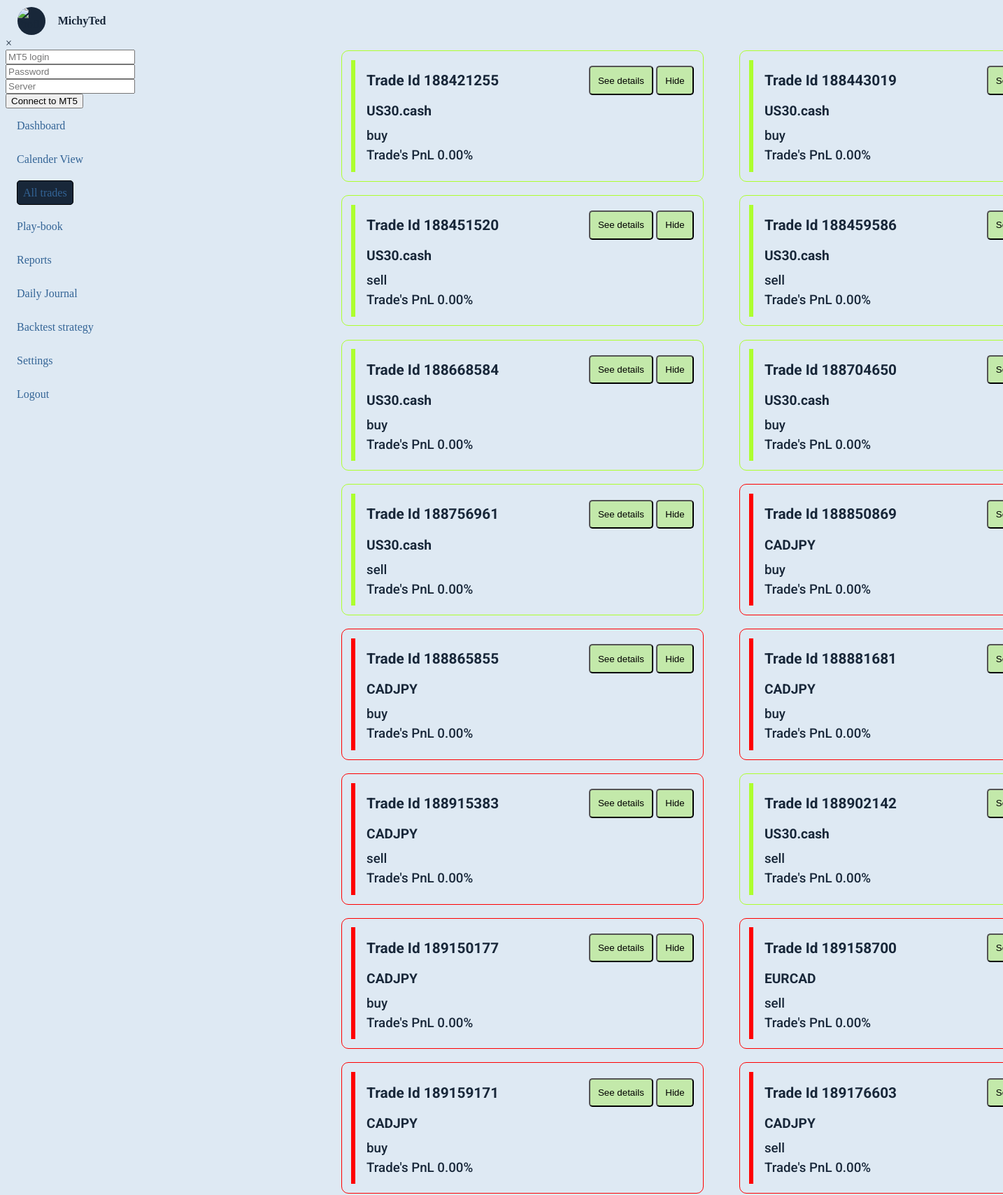
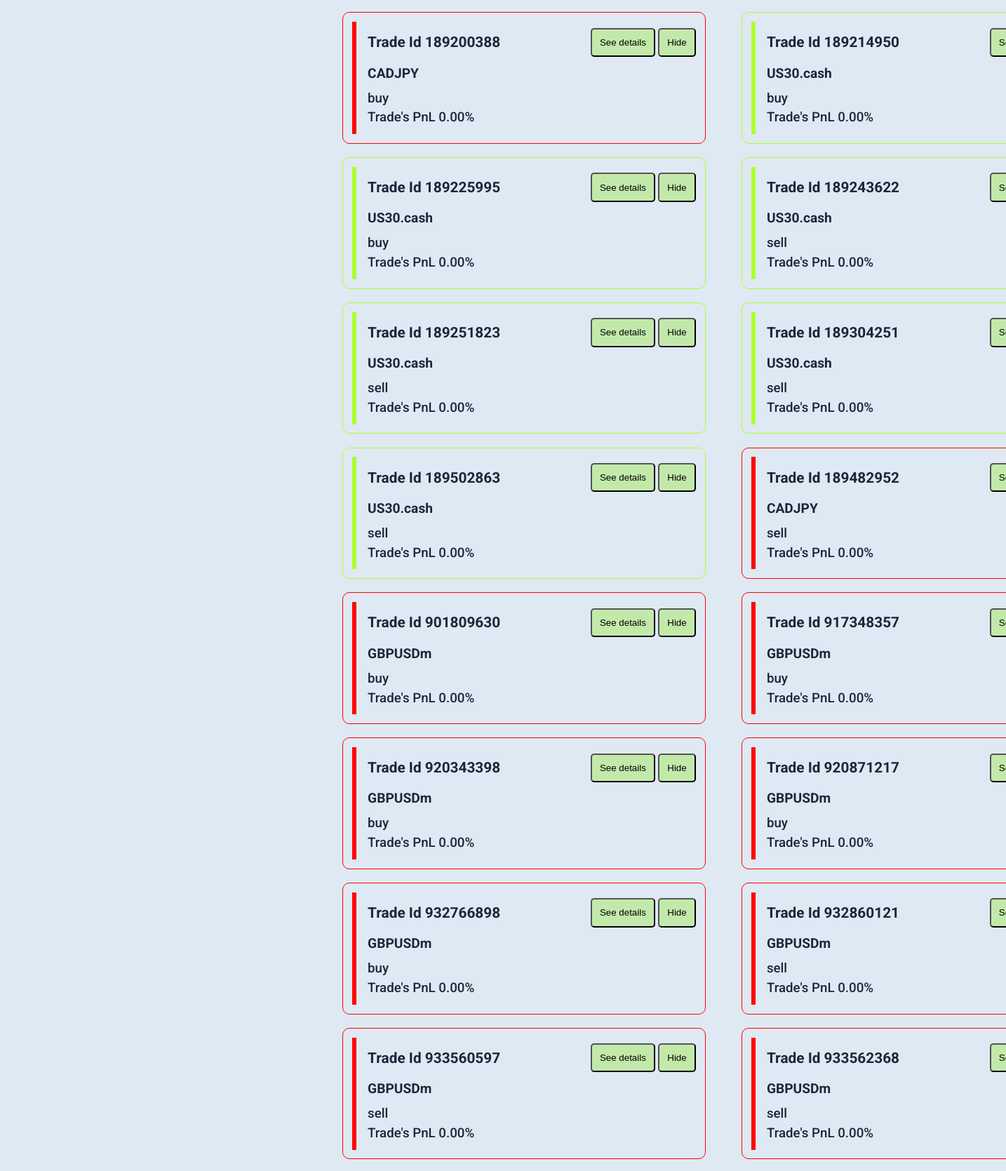
Screenshot of /journal (signed in, upper part) with the database file from the repository (2 pictures, top to bottom).
### forexJournal/models.py (models this page shows, shortened)
class TradesModel(models.Model):
    user = models.ForeignKey(settings.AUTH_USER_MODEL, on_delete=models.CASCADE, related_name="trades", default=1)
    ticket = models.IntegerField(null=False, unique=True)
    opening_time = models.DateTimeField()
    closing_time = models.DateTimeField()
    order_type = models.CharField(null=False, blank=False, max_length=10)
    lot_size = models.DecimalField(decimal_places=7, max_digits=25)
    original_position_size = models.DecimalField(decimal_places=7, max_digits=25)
    symbol = models.CharField(max_length=20)
    opening_price = models.DecimalField(decimal_places=7, max_digits=25)
    closing_price = models.DecimalField(decimal_places=7, max_digits=25)
    stop_loss = models.DecimalField(decimal_places=7, max_digits=25)
    take_profit = models.DecimalField(decimal_places=7, max_digits=25)
    commission_usd = models.DecimalField(decimal_places=7, max_digits=25)
    swap_usd = models.DecimalField(decimal_places=7, max_digits=25)
    profit_usd = models.DecimalField(decimal_places=7, max_digits=25)
    equity_usd = models.CharField(max_length=10)
    margin_level = models.CharField(max_length=10)
    close_reason = models.CharField(max_length=10)
    strategy = models.ForeignKey(StrategyModel, on_delete=models.SET_NULL, null=True, blank=True)
    profit_target = models.DecimalField(max_digits=20, decimal_places=6, null=True, blank=True)
    stop_loss_value = models.DecimalField(max_digits=20, decimal_places=6, null=True, blank=True)
    tags = models.CharField(max_length=50, null=True, blank=True)
    planned_R_Multiple = models.DecimalField(max_digits=20, decimal_places=7, null=True, blank=True)
    notes = models.TextField(null=True, blank=True)

### forexJournal/views.py (the view)
# urls.py: path("journal", views.journal, name="journal"),
@login_required
def journal(request):
    logged_in_user = request.user
    context = {}
    trades = TradesModel.objects.filter(user=logged_in_user).order_by("-id")
    for trade in trades:
        trade.profit_usd = Money(trade.profit_usd, "USD")
    context["trades"] = trades
    return render(request, "forexJournal/journal.html", context)

### forexJournal/templates/forexJournal/journal.html (shortened to what this page needs)
{% extends "base.html" %}
{% load static %}
{% block css_files %}
    <link rel="stylesheet" href="{% static 'forexJournal/journal.css' %}">
{% endblock css_files %}
{% block content %}
<div class="main-content">
    <ul class="list">
        {% for trade in trades %}
            <li>
                <div class="trade">
                    <div class="bar"></div>
                    <div class="items">
                        <div class="heads">
                            <h2>Trade Id {{ trade.ticket}}</h2>
                            <div>
                                <button type="button">See details</button>
                                <button type="button">Hide</button>
                            </div>
                        </div>
                        <div class="values">
                            <h3 class="first">{{ trade.profit_usd }} <span>{{ trade.symbol }}</span></h3>
                            <h3 class="second">{{ trade.order_type}}</h3>
                            <h3 class="third">Trade's PnL 0.00%</h3>
                        </div>
                    </div>
                </div>
            </li>
        {% endfor %}
    </ul>
</div>
{% endblock content %}

### templates/base.html (shortened to what this page needs)
{% load static %}
<!DOCTYPE html>
<html lang="en">
<head>
    {% block css_files %}{% endblock  %}
    <link rel="stylesheet" href="{% static 'base.css' %}">
    <link rel="stylesheet" href="https://cdnjs.cloudflare.com/ajax/libs/font-awesome/6.5.2/css/all.min.css" />
</head>
<body>
    <section id="first-part">
        <div id="profile">
            <img src="{% static 'forexJournal/images/3d-portrait-businessman.jpg' %}" alt="Profile">
            <h2>{{ user }}</h2>
        </div>
        <div class="hidden sync-modal">
            <div class="close">&times;</div>
            <form action=" {% url "sync" %}" method="POST">
                <input type="text" placeholder="MT5 login" name="mt5_login" required>
                <input type="password" placeholder="Password" name="mt5_password" required>
                <input type="text" placeholder="Server" name="mt5_server" required>
                <button type="submit">Connect to MT5</button>
            </form>
        </div>
        <ul class="nav-links">
            <li class="try"><a href="{% url "forex" %}" class="active" id="dashboard">Dashboard</a></li>
            <li><a href="{% url "All_trades" %}" id="all_trades" class="active">Calender View</a></li>
            <li><a href="{% url "journal" %}" id="journalss" class="active">All trades</a></li>
            <li><a href="{% url "playBook" %}" id="Play_book" class="active">Play-book</a></li>
            <li><a href="{% url "reports" %}" id="reports" class="active">Reports</a></li>
            <li><a href="{% url "daily-journal" %}" id="daily-journal" class="active">Daily Journal</a></li>
            <li><a href="{% url "backtest" %}" id="backtest" class="active">Backtest strategy</a></li>
            <li><a href="{% url "settings" %}" id="settings" class="active">Settings</a></li>
            <li class="logout"><a href="{% url 'logout' %}">Logout</a></li>
        </ul>
    </section>
    {% block content %}
    {% endblock  %}
</body>
</html>

### forexJournal/static/forexJournal/journal.css (style rules this page uses)
.main-content { margin-left: 20rem; width: 78vw; }
.trade { height: 10rem; padding: 0.8rem; border: 0.5px solid greenyellow; border-radius: 10px; margin-right: 2rem; display: flex; cursor: pointer; transition: transform 0.3s ease; }
.heads { display: flex; align-items: center; justify-content: space-between; }
.heads button { padding: 0.7rem; background: rgb(195, 233, 170); border-radius: 5px; }
.heads h2 { font-size: 1.3rem; font-family: "Roboto", sans-serif; font-weight: bold; font-style: normal; }
.values { margin-top: -1rem; }
.values .first { font-size: 2.5rem; margin-top: -1rem; }
.first span { font-size: 1.2rem; font-family: "Roboto", sans-serif; font-weight: bold; font-style: normal; }
.second { margin-top: -2rem; font-family: "Roboto", sans-serif; font-weight: 500; font-style: normal; }
.third { margin-top: -0.8rem; font-family: "Roboto", sans-serif; font-weight: 500; font-style: normal; }
.bar { height: 100%; width: 0.4rem; background: greenyellow; }
.items { width: 97%; margin-left: 1rem; }
.list { display: grid; grid-template-columns: 1fr 1fr; gap: 1.2rem; margin-left: -2.5rem; margin-top: 4rem; list-style: none; }

### static/base.css (style rules this page uses)
:root { --main-color:#000101; --divBack: #336496ca; --selectedColor: #182739; --selectedColor2: #efef05; --somecolor: #689bc855; }
body { color: #182739; background: #9cbddd53; height: 100vh; display: grid; grid-template-columns: 0.8fr 4fr ; }
#first-part { width: 10rem; height: 100vh; }
#profile { display: flex; align-items: center; justify-content: center; gap: 10px; }
#profile img { margin-right: 2rem; object-fit: cover; object-position: top; width: 40px; height: 40px; border-radius: 50%; background: var(--selectedColor); }
#profile h2 { font-size: 1rem; margin-left: -1.5rem; color: #182739; }
#first-part ul { list-style: none; display: flex; flex-direction: column; gap: 30px; }
#first-part a { text-decoration: none; color: #336496; font-size: 1rem; margin-left: -1.5rem; }
li .active { border: 1px solid black; background: var(--selectedColor); padding: 0.5rem; border-radius: 5px; }

### rows the page displays
TradesModel: ticket "188421255", symbol "US30.cash", order_type "buy"
TradesModel: ticket "188443019", symbol "US30.cash", order_type "buy"
TradesModel: ticket "188451520", symbol "US30.cash", order_type "sell"
TradesModel: ticket "188459586", symbol "US30.cash", order_type "sell"
TradesModel: ticket "188668584", symbol "US30.cash", order_type "buy"
TradesModel: ticket "188704650", symbol "US30.cash", order_type "buy"
TradesModel: ticket "188756961", symbol "US30.cash", order_type "sell"
TradesModel: ticket "188850869", symbol "CADJPY", order_type "buy"
TradesModel: ticket "188865855", symbol "CADJPY", order_type "buy"
TradesModel: ticket "188881681", symbol "CADJPY", order_type "buy"
TradesModel: ticket "188915383", symbol "CADJPY", order_type "sell"
TradesModel: ticket "188902142", symbol "US30.cash", order_type "sell"
TradesModel: ticket "189150177", symbol "CADJPY", order_type "buy"
TradesModel: ticket "189158700", symbol "EURCAD", order_type "sell"
TradesModel: ticket "189159171", symbol "CADJPY", order_type "buy"
TradesModel: ticket "189176603", symbol "CADJPY", order_type "sell"
TradesModel: ticket "189200388", symbol "CADJPY", order_type "buy"
TradesModel: ticket "189214950", symbol "US30.cash", order_type "buy"
TradesModel: ticket "189225995", symbol "US30.cash", order_type "buy"
TradesModel: ticket "189243622", symbol "US30.cash", order_type "sell"
TradesModel: ticket "189251823", symbol "US30.cash", order_type "sell"
TradesModel: ticket "189304251", symbol "US30.cash", order_type "sell"
TradesModel: ticket "189502863", symbol "US30.cash", order_type "sell"
TradesModel: ticket "189482952", symbol "CADJPY", order_type "sell"
TradesModel: ticket "901809630", symbol "GBPUSDm", order_type "buy"
TradesModel: ticket "917348357", symbol "GBPUSDm", order_type "buy"
TradesModel: ticket "920343398", symbol "GBPUSDm", order_type "buy"
TradesModel: ticket "920871217", symbol "GBPUSDm", order_type "buy"
TradesModel: ticket "932766898", symbol "GBPUSDm", order_type "buy"
TradesModel: ticket "932860121", symbol "GBPUSDm", order_type "sell"
TradesModel: ticket "933560597", symbol "GBPUSDm", order_type "sell"
TradesModel: ticket "933562368", symbol "GBPUSDm", order_type "sell"

### other values shown
{{ user }} "MichyTed"
